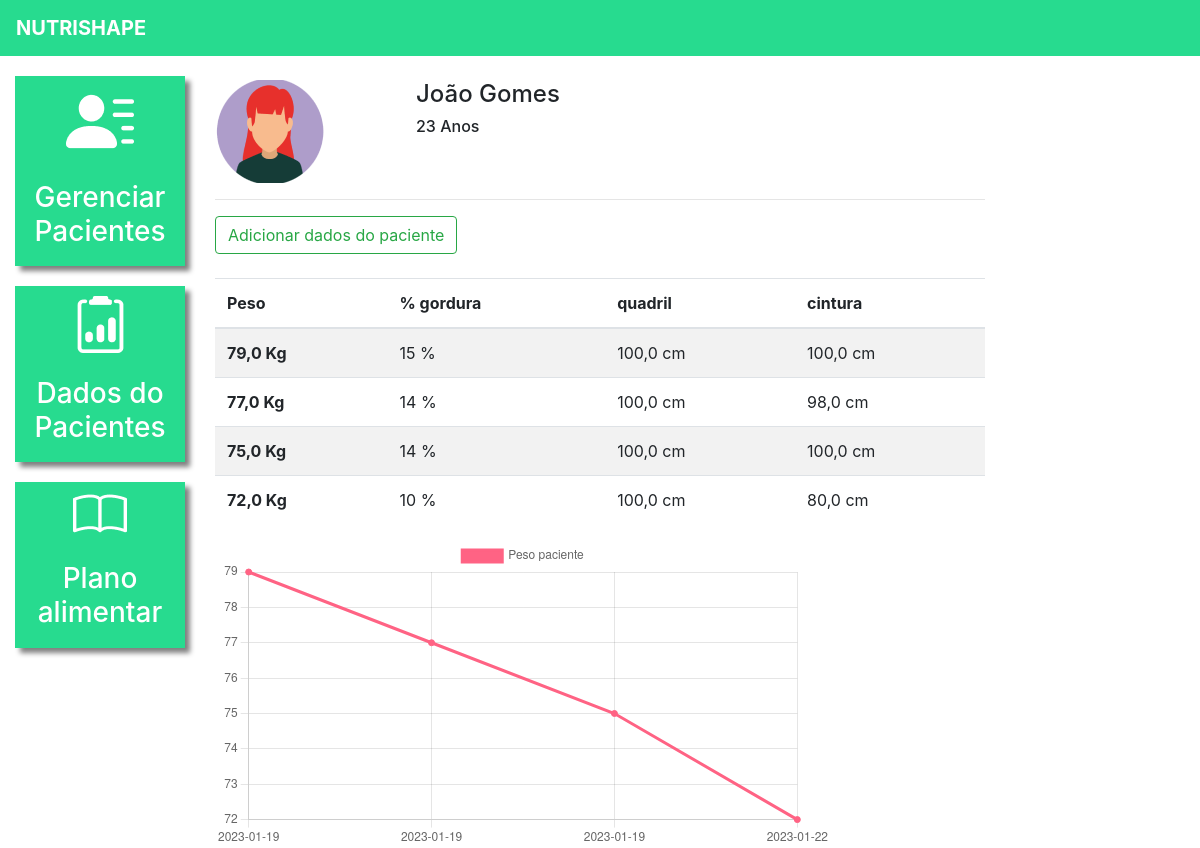
Page /dados_paciente/1 (signed in) on the committed database.
### plataforma/models.py (models this page shows, shortened)
class Pacientes(models.Model):
    choices_sexo = (('F', 'Feminino'),
                    ('M', 'Maculino'))
    nome = models.CharField(max_length=50)
    sexo = models.CharField(max_length=1, choices=choices_sexo)
    idade = models.IntegerField()
    email = models.EmailField()
    telefone = models.CharField(max_length=19)
    nutri = models.ForeignKey(User, on_delete=models.CASCADE)

class DadosPaciente(models.Model):
    paciente = models.ForeignKey(Pacientes, on_delete=models.CASCADE)
    data = models.DateTimeField()
    peso = models.FloatField()
    altura = models.IntegerField()
    percentual_gordura = models.IntegerField()
    percentual_musculo = models.IntegerField()
    cintura = models.FloatField()
    quadril = models.FloatField()
    coxas = models.FloatField()
    braços = models.FloatField()

### plataforma/views.py (the view, shortened to what this page needs)
# urls.py: path('dados_paciente/',views.dados_paciente_listar, name='dados_paciente_listar'),
@login_required(login_url='/auth/login/')
def dados_paciente(request, id): # id recebido pela url
    paciente = get_object_or_404(Pacientes, id=id) #Pacientes no qual o id é igual ao id recebido na url
    if not paciente.nutri == request.user: #se o nutri do paciente acessado não for igual ao nutri logado
        messages.add_message(request, constants.ERROR, 'Esse paciente não é seu')
        return redirect('/dados_paciente/')
    if request.method == "GET":
        dados_paciente = DadosPaciente.objects.filter(paciente=paciente)
        return render(request, 'dados_paciente.html', {'paciente': paciente, 'dados_paciente': dados_paciente})

### plataforma/templates/dados_paciente.html (shortened to what this page needs)
{% extends 'base_pacientes.html' %}
{% load static %}
{% block 'plataforma' %}
    <br>
    <div class="row">
        <div class="col-md-3">
            <img src="{% static 'plataforma/img/perfil1.png' %}">
        </div>
        <div class="col-md-3 dados descricao">
            <h4>{{paciente.nome}}</h4>
            <h6>{{paciente.idade}} Anos</h6>
        </div>
    </div>
    <hr>
    <button type="button" class="btn btn-outline-success" data-toggle="modal" data-target="#modal">
        Adicionar dados do paciente
    </button>
    <br>
    <br>
    <table class="table table-striped">
        <thead>
            <tr>
            <th scope="col">Peso</th>
            <th scope="col">% gordura</th>
            <th scope="col">quadril</th>
            <th scope="col">cintura</th>
            </tr>
        </thead>
        <tbody>
        {% for dados in dados_paciente%}
            <tr>
                <th scope="row">{{dados.peso}} Kg</th>
                <td>{{dados.percentual_gordura}} %</td>
                <td>{{dados.quadril}} cm</td>
                <td>{{dados.cintura}} cm</td>
            </tr>
        {% endfor %}
        </tbody>
    </table>
    <div style="width: 80%;">
        <canvas id="myChart"></canvas>
    </div>
    <script>
        fetch("/grafico_peso/{{paciente.id}}",{
            method: 'POST',
        }).then(function(result){
            return result.json()
        }).then(function(data_paciente){
            const data = {
                labels: data_paciente['labels'],
                datasets: [{
                label: 'Peso paciente',
                backgroundColor: 'rgb(255, 99, 132)',
                borderColor: 'rgb(255, 99, 132)',
                data: data_paciente['peso'],
                }]
            };
            const config = {
                type: 'line',
                data: data,
                options: {}
            };
            const myChart = new Chart(
                document.getElementById('myChart'),
                config
            );
        })
    </script>
{% endblock%}

### static/plataforma/css/plataforma.css (style rules this page uses)
.dados { font-weight: bold; }
.descricao { margin-left: -12%; }
@media (max-width: 1300px) { .descricao { margin-left: 1px; } }

### rows in the picture
Pacientes: nome "João Gomes", idade "23"
DadosPaciente: peso "79,0", percentual_gordura "15", quadril "100,0", cintura "100,0"
DadosPaciente: peso "77,0", percentual_gordura "14", quadril "100,0", cintura "98,0"
DadosPaciente: peso "75,0", percentual_gordura "14", quadril "100,0", cintura "100,0"
DadosPaciente: peso "72,0", percentual_gordura "10", quadril "100,0", cintura "80,0"
